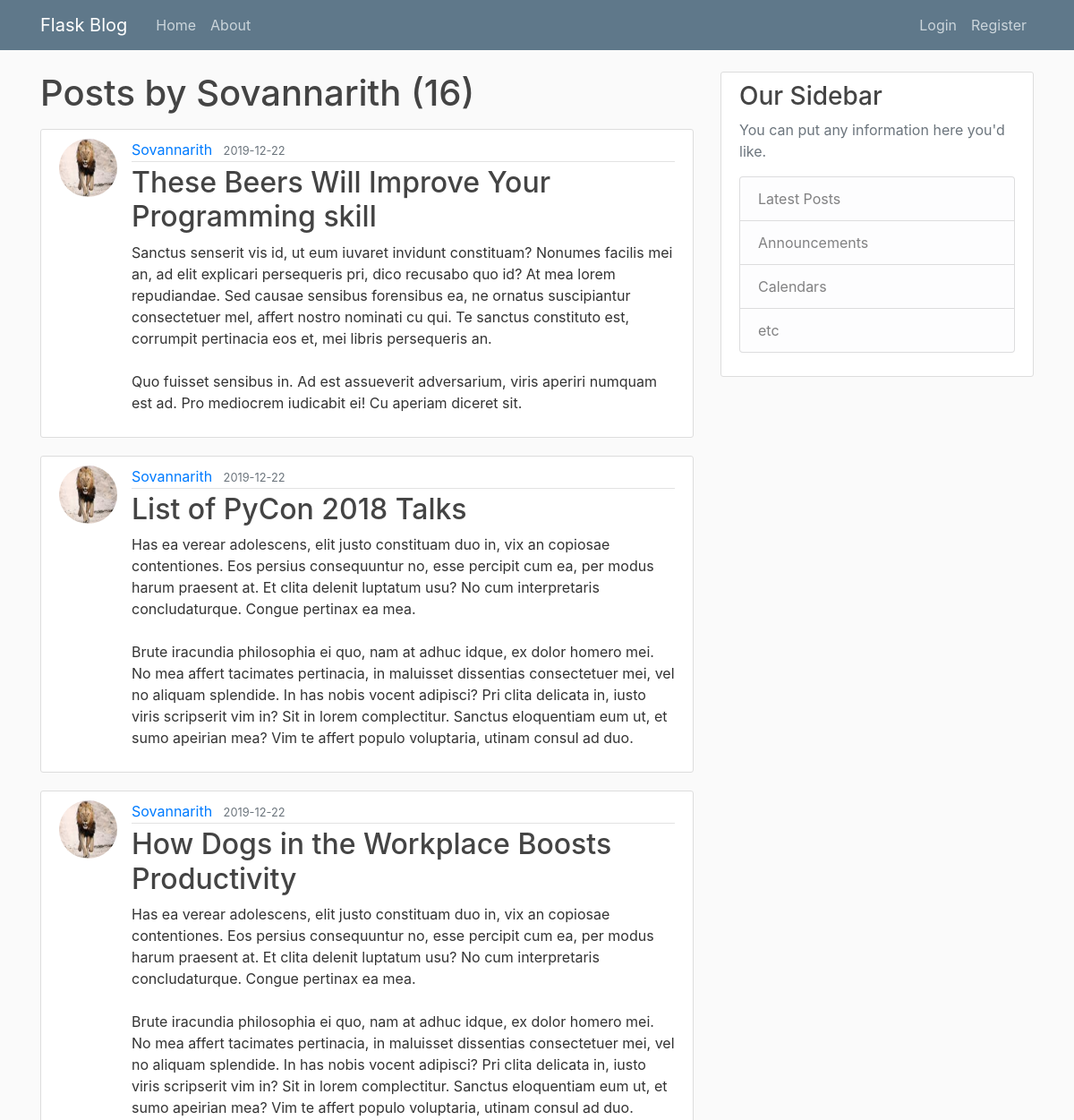
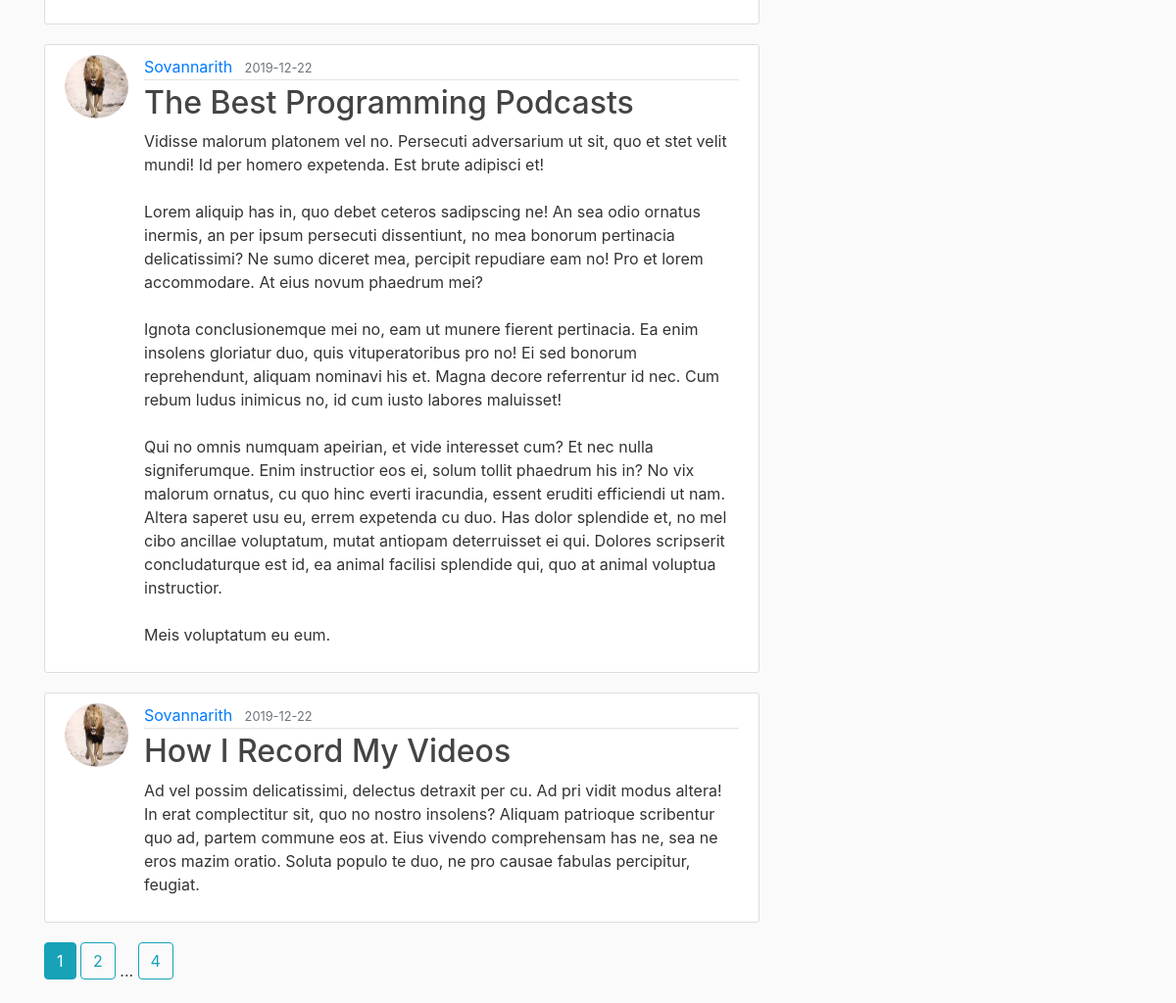
The app's page /user/Sovannarith with its own data (2 pictures, top to bottom).
### flaskblog/models.py (models this page shows, shortened)
class User(db.Model, UserMixin):
    id = db.Column(db.Integer, primary_key=True) # each of the user need to have the unique id and primary_key will provide each every user with the unique id
    username = db.Column(db.String(20), unique=True, nullable=False)
    email = db.Column(db.String(120), unique=True, nullable=False)
    image_file = db.Column(db.String(20), nullable=False, default='default.jpg') #profile of the user
    password = db.Column(db.String(60), nullable=False)
    posts = db.relationship('Post', backref='author', lazy=True) #create the relationship between Post and User model.

class Post(db.Model):
    id = db.Column(db.Integer, primary_key=True)
    title = db.Column(db.String(100), nullable=False)
    date_posted = db.Column(db.DateTime, nullable=False, default=datetime.utcnow)
    content = db.Column(db.Text, nullable=False)
    user_id = db.Column(db.Integer, db.ForeignKey('user.id'), nullable=False) # Use to specify the user in the post model

### flaskblog/users/routes.py (the view)
@users.route("/user/<string:username>")
def user_posts(username):
    page = request.args.get('page', 1, type=int)
    user = User.query.filter_by(username=username).first_or_404()
    posts = Post.query.filter_by(author=user)\
        .order_by(Post.date_posted.desc())\
        .paginate(page=page, per_page=5)
    return render_template('user_posts.html', posts=posts, user=user)

### flaskblog/templates/user_posts.html
{% extends "layout.html" %}
{% block content %}
    <h1 class="mb-3">Posts by {{ user.username }} ({{ posts.total }})</h1>
    {% for post in posts.items %}
        <article class="media content-section">
          <img class="rounded-circle article-img" src="{{ url_for('static', filename='profile_pics/' + post.author.image_file) }}">
          <div class="media-body">
            <div class="article-metadata">
              <a class="mr-2" href="{{ url_for('users.user_posts', username=post.author.username) }}">{{ post.author.username }}</a>
              <small class="text-muted">{{ post.date_posted.strftime('%Y-%m-%d') }}</small>
            </div>
            <h2><a class="article-title" href="{{ url_for('posts.post', post_id=post.id) }}">{{ post.title }}</a></h2>
            <p class="article-content">{{ post.content }}</p>
          </div>
        </article>
    {% endfor %}
    {% for page_num in posts.iter_pages(left_edge=1, right_edge=1, left_current=1, right_current=2) %}
      {% if page_num %}
        {% if posts.page == page_num %}
          <a class="btn btn-info mb-4" href="{{ url_for('users.user_posts', username=user.username, page=page_num) }}">{{ page_num }}</a>
        {% else %}
          <a class="btn btn-outline-info mb-4" href="{{ url_for('users.user_posts', username=user.username, page=page_num) }}">{{ page_num }}</a>
        {% endif %}
      {% else %}
        ...
      {% endif %}
    {% endfor %}
{% endblock content %}

### flaskblog/static/main.css (style rules this page uses)
body { background: #fafafa; color: #333333; margin-top: 5rem; }
h1, h2, h3, h4, h5, h6 { color: #444444; }
.content-section { background: #ffffff; padding: 10px 20px; border: 1px solid #dddddd; border-radius: 3px; margin-bottom: 20px; }
.article-title { color: #444444; }
.article-content { white-space: pre-line; }
.article-img { height: 65px; width: 65px; margin-right: 16px; }
.article-metadata { padding-bottom: 1px; margin-bottom: 4px; border-bottom: 1px solid #e3e3e3 }

### records on screen
User: username "Sovannarith"
Post: image_file (picture), author.username "Sovannarith", date_posted "2019-12-22", title "These Beers Will Improve Your Programming skill", content "Sanctus senserit vis id, ut eum iuvaret invidunt constituam? Nonumes facilis mei an, ad elit explicari persequeris pri, dico recusabo quo id? At mea lorem repudiandae. Sed causae sensibus forensibus ea, ne ornatus suscipiantur consectetuer mel, affert nostro nominati cu qui. Te sanctus constituto est, corrumpit pertinacia eos et, mei libris persequeris an. Quo fuisset sensibus in. Ad est assueverit adversarium, viris aperiri numquam est ad. Pro mediocrem iudicabit ei! Cu aperiam diceret sit."
Post: image_file (picture), author.username "Sovannarith", date_posted "2019-12-22", title "List of PyCon 2018 Talks", content "Has ea verear adolescens, elit justo constituam duo in, vix an copiosae contentiones. Eos persius consequuntur no, esse percipit cum ea, per modus harum praesent at. Et clita delenit luptatum usu? No cum interpretaris concludaturque. Congue pertinax ea mea. Brute iracundia philosophia ei quo, nam at adhuc idque, ex dolor homero mei. No mea affert tacimates pertinacia, in maluisset dissentias consectetuer mei, vel no aliquam splendide. In has nobis vocent adipisci? Pri clita delicata in, iusto viris scripserit vim in? Sit in lorem complectitur. Sanctus eloquentiam eum ut, et sumo apeirian mea? Vim te affert populo voluptaria, utinam consul ad duo."
Post: image_file (picture), author.username "Sovannarith", date_posted "2019-12-22", title "How Dogs in the Workplace Boosts Productivity", content "Has ea verear adolescens, elit justo constituam duo in, vix an copiosae contentiones. Eos persius consequuntur no, esse percipit cum ea, per modus harum praesent at. Et clita delenit luptatum usu? No cum interpretaris concludaturque. Congue pertinax ea mea. Brute iracundia philosophia ei quo, nam at adhuc idque, ex dolor homero mei. No mea affert tacimates pertinacia, in maluisset dissentias consectetuer mei, vel no aliquam splendide. In has nobis vocent adipisci? Pri clita delicata in, iusto viris scripserit vim in? Sit in lorem complectitur. Sanctus eloquentiam eum ut, et sumo apeirian mea? Vim te affert populo voluptaria, utinam consul ad duo."
Post: image_file (picture), author.username "Sovannarith", date_posted "2019-12-22", title "The Best Programming Podcasts", content "Vidisse malorum platonem vel no. Persecuti adversarium ut sit, quo et stet velit mundi! Id per homero expetenda. Est brute adipisci et! Lorem aliquip has in, quo debet ceteros sadipscing ne! An sea odio ornatus inermis, an per ipsum persecuti dissentiunt, no mea bonorum pertinacia delicatissimi? Ne sumo diceret mea, percipit repudiare eam no! Pro et lorem accommodare. At eius novum phaedrum mei? Ignota conclusionemque mei no, eam ut munere fierent pertinacia. Ea enim insolens gloriatur duo, quis vituperatoribus pro no! Ei sed bonorum reprehendunt, aliquam nominavi his et. Magna decore referrentur id nec. Cum rebum ludus inimicus no, id cum iusto labores maluisset! Qui no omnis numquam…"
Post: image_file (picture), author.username "Sovannarith", date_posted "2019-12-22", title "How I Record My Videos", content "Ad vel possim delicatissimi, delectus detraxit per cu. Ad pri vidit modus altera! In erat complectitur sit, quo no nostro insolens? Aliquam patrioque scribentur quo ad, partem commune eos at. Eius vivendo comprehensam has ne, sea ne eros mazim oratio. Soluta populo te duo, ne pro causae fabulas percipitur, feugiat."

### other values on screen
{{ posts.total }} "16"
{{ page_num }} "1"
{{ page_num }} "2" "4"
